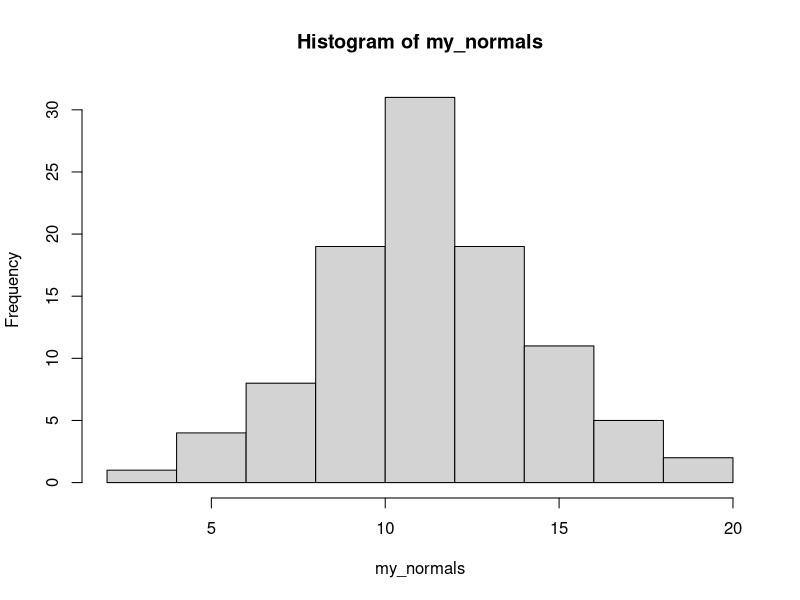
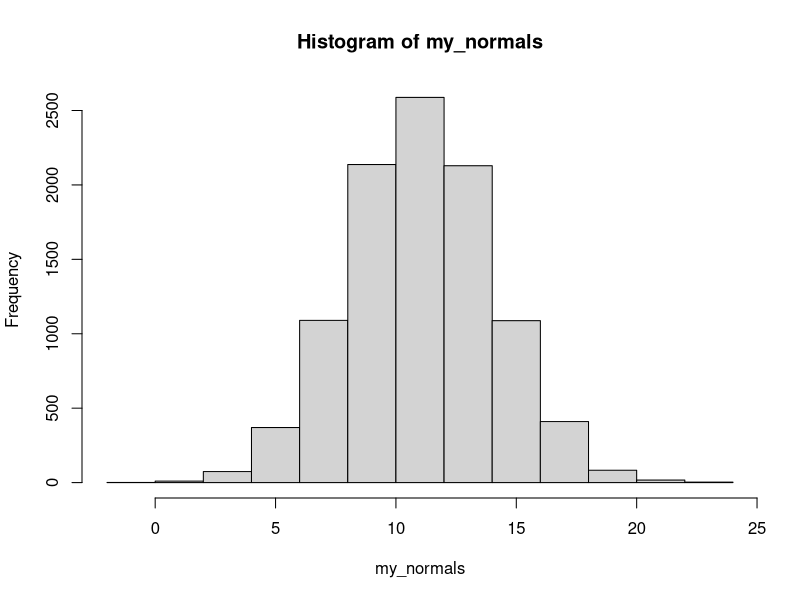

The R script that drew these images, in order: (Note: this script raises an error after producing the figures.)
## ---- chunk 1
my_normals <- rnorm(n = 100, mean = 11, sd = 3)

hist(my_normals)
## ---- chunk 2
my_normals <- rnorm(n = 10000, mean = 11, sd = 3)

hist(my_normals)
## ---- chunk 3
pwr::pwr.t.test(n = 150, d = .30)
## ---- chunk 4
many_datasets <- expand_grid(
  sample = 1:1000, 
  group = 0:1, 
  person_id = 1:150)

head(many_datasets)
## ---- chunk 5
many_datasets <- many_datasets %>% 
  mutate(
    score = ifelse(
      test = group == 0,
      yes = rnorm(n(), mean = 0, sd = 1),
      no = rnorm(n(), mean = .30, sd = 1)))

head(many_datasets)
## ---- chunk 6
many_datasets %>%
  group_by(sample) %>% 
  nest() %>% 
  mutate(
    fit = map(data, ~ t.test(score ~ group, data = .x)),
    results = map(fit, ~ broom::tidy(.x))) %>% 
  unnest(results) %>% 
  ungroup() %>% 
  summarise(power = sum(p.value < .05)/length(p.value))
